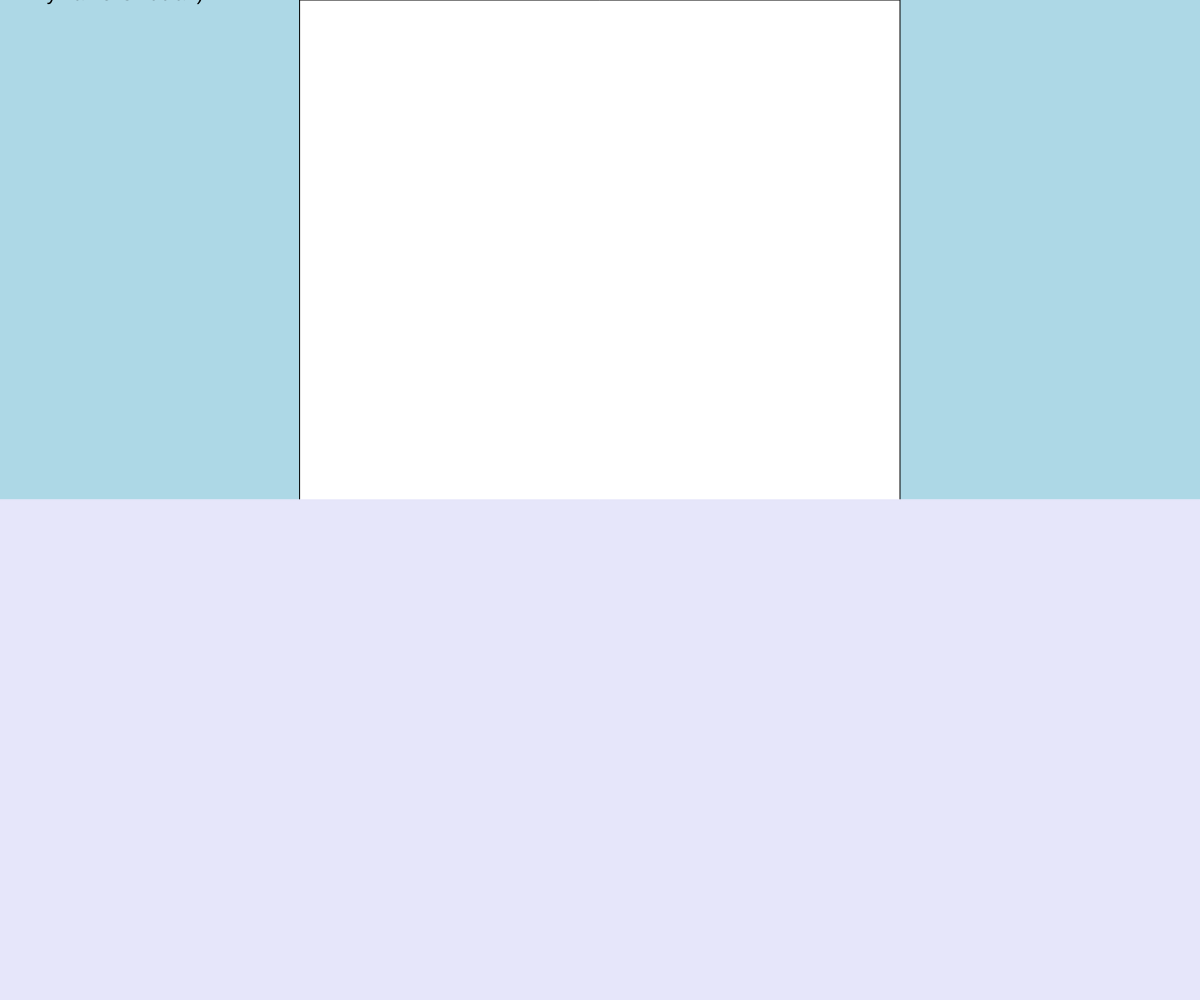
Frame 1 (no input)
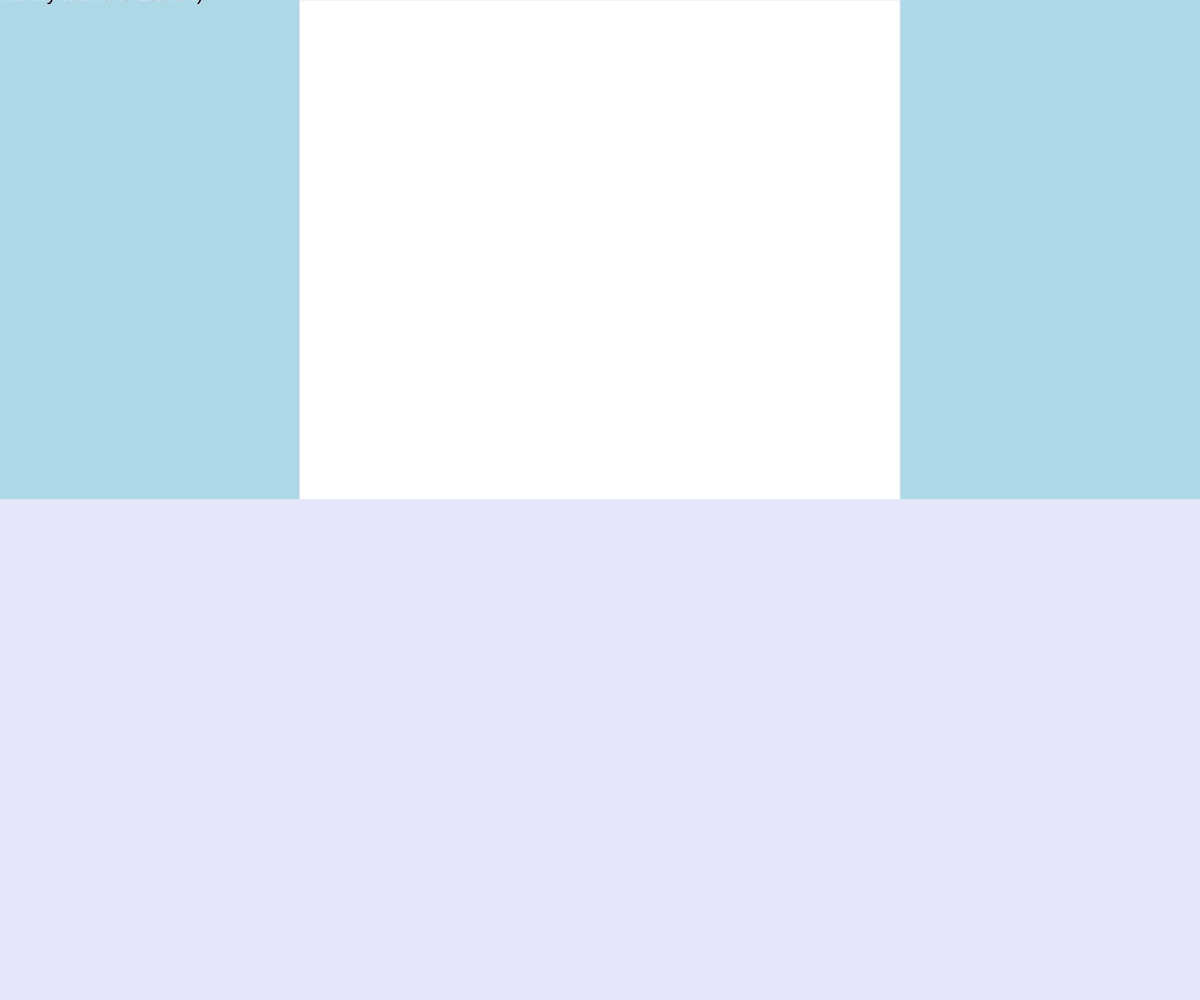
Frame 60 (no input)
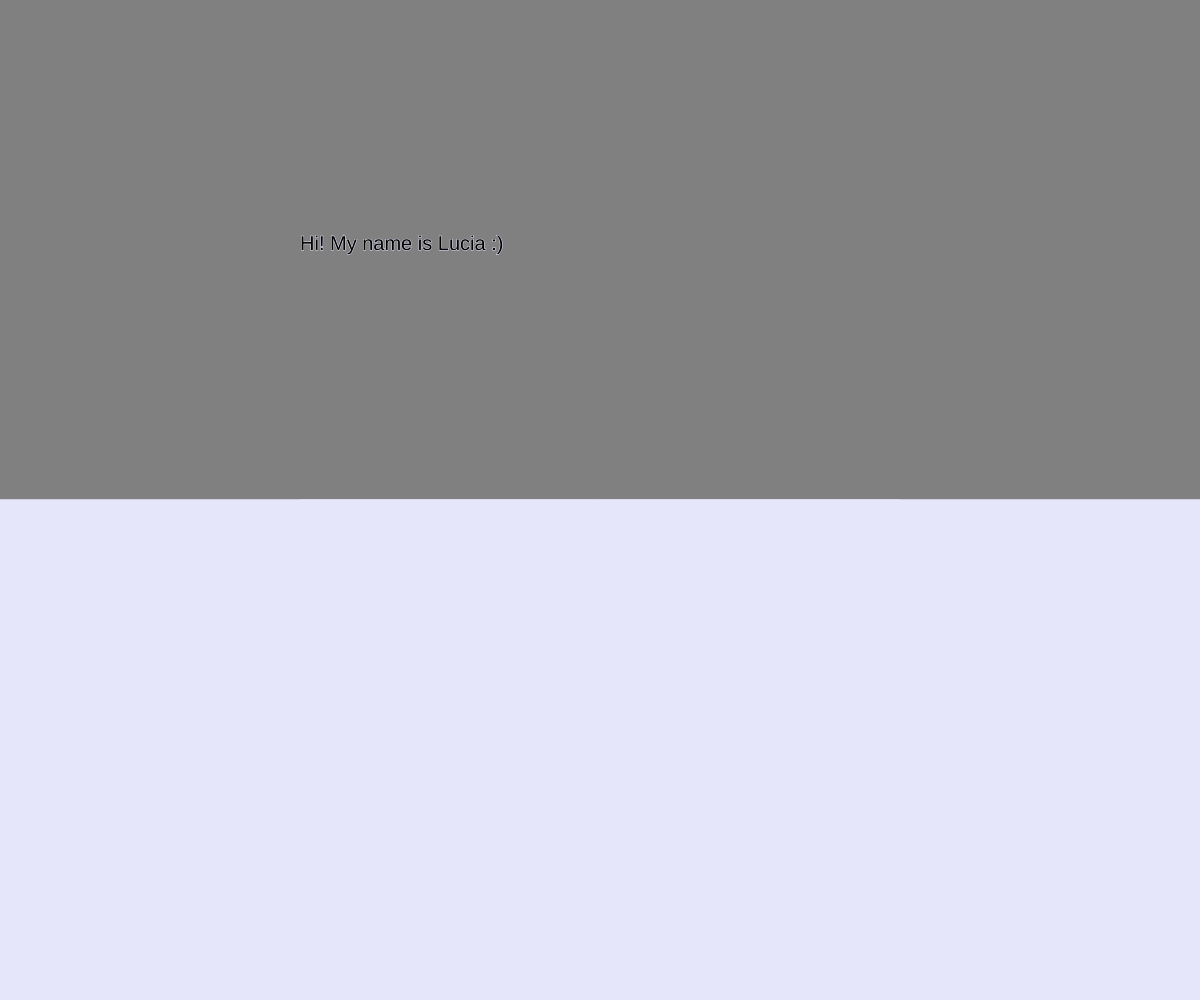
Frame 120 (the mouse pressed at the canvas centre since frame 60)

The p5.js sketch that drew these frames (run headless with seeded random() and noise() and a simulated clock; from frame 60 on, the mouse is pressed at the canvas centre):

// p5.js sketch
// ── sketch.js
//custom variables for y-coordinate of sun & horizon
let shapeHeight;

let designWidth = 400;
let designHeight= 400;
let horizon ;
function setup() {
  createCanvas(windowWidth,windowHeight);
  horizon =height/2;
}

function draw() {

  //shape follows y-coordinate of mouse
  shapeHeight = mouseY;
  currentWidth = mouseX;

  //light blue background if the shape is above horizon

  //with if-else statement
  if (shapeHeight < horizon) {
    background("lightblue"); // blue if above horizon
    
  } else {
    background("grey"); // grey if below horizon
  }

  //sun
  fill("white");
  
  rect(width/4, shapeHeight, width/2);
  textSize(20);
  fill("black");
  text('Hi! My name is Lucia :)', currentWidth/2, shapeHeight/2);


  // draw line for horizon
  stroke('lavender');
  line(0,horizon,width,horizon);

  //grass

  fill("lavender");

  rect(0, horizon, width, height);

}


function windowResized() {
  resizeCanvas(windowWidth, windowHeight);
  horizon = height / 2; // recalc horizon after resize
}


// ── style.css
html, body {
  margin: 0;
  padding: 0;
}
canvas {
  display: block;
}
h1 {
  color:palevioletred;
  font-family: Georgia, 'Times New Roman', Times, serif;
  font: 20px;
}
